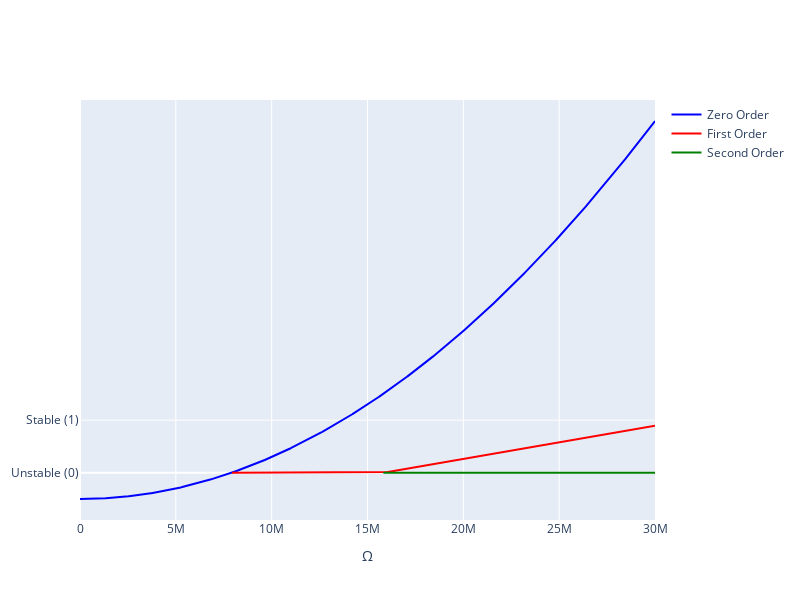

The cell this chart's notebook holds for it:
### Code cell
import numpy as np
import plotly.graph_objects as go
from scipy.linalg import eig


gammas = np.array([1e5, 1e5, 1e5, 1, 1])
Omega_values = np.linspace(0, 3e7, 1000)
ALPHA = 1
BETA = 1
TOLERANCY = np.array([0, 1e-8, -1e-9]) 

# gammas = np.array([10, 10, 10, 1, 1])
# Omega_values = np.linspace(10, 12, 2)
# ALPHA = 1
# BETA = 1
# TOLERANCY = 1e-14

omega_zero = np.sqrt(1 / 4 / ALPHA / BETA * (1 + gammas[1] / gammas[2] + gammas[3] / gammas[2]) * (gammas[3] * gammas[2] + gammas[3] * gammas[1] + gammas[1] * gammas[2]))**2
omega_first = gammas[0] / 2 * np.abs(A1_st(gammas, Omega_values,  order='first'))
omega_second = np.sqrt(gammas[1] * (gammas[4] * gammas[2] + gammas[0] * gammas[3])**2 / (16 * ALPHA * BETA * gammas[3]))

stability_zero = []
stability_first = []
stability_second = []

for Omega in Omega_values:
    zero_order = build_matrix(Omega, gammas, order='zero')
    first_order = build_matrix(Omega, gammas, order='first')
    second_order = build_matrix(Omega, gammas, order='second')
    M = [zero_order, first_order, second_order]
    stability = []
    for i in range(3):
            try:
                eigenvalues = eig(M[i])[0]
                max_real = np.max(np.real(eigenvalues))
                stability.append(max_real)
            except:
                stability.append(np.nan) 

    stability_zero.append(stability[0])
    stability_first.append(stability[1])
    stability_second.append(stability[2])

fig = go.Figure()

fig.add_trace(go.Scatter(
    x=Omega_values, y=stability_zero,
    mode='lines',
    name='Zero Order',
    line=dict(color='blue')
))

fig.add_trace(go.Scatter(
    x=Omega_values, y=stability_first,
    mode='lines',
    name='First Order',
    line=dict(color='red')
))

fig.add_trace(go.Scatter(
    x=Omega_values, y=stability_second,
    mode='lines',
    name='Second Order',
    line=dict(color='green')
))

# fig.add_vline(x=omega_zero, line_dash="dash", line_color="blue")
# fig.add_vline(x=omega_first, line_dash="dash", line_color="red")
# fig.add_vline(x=omega_second, line_dash="dash", line_color="green")

fig.update_layout(
    yaxis=dict(tickvals=[0, 1], ticktext=['Unstable (0)', 'Stable (1)']),
    xaxis_title='Ω',
    height=600,
    width=800
)

fig.show()

### Figure 1 — Plotly figure (JSON) as saved in the notebook; plotly's stock layout.template omitted (floating-point values rounded to 4 significant figures; data arrays with more than 128 entries replaced by an {"elided": "..."} marker saying what was removed)
{"data": [{"line": {"color": "blue"}, "mode": "lines", "name": "Zero Order", "type": "scatter", "x": {"elided": "1000 float values"}, "y": {"elided": "1000 float values"}}, {"line": {"color": "red"}, "mode": "lines", "name": "First Order", "type": "scatter", "x": {"elided": "1000 float values"}, "y": {"elided": "1000 float values"}}, {"line": {"color": "green"}, "mode": "lines", "name": "Second Order", "type": "scatter", "x": {"elided": "1000 float values"}, "y": {"elided": "1000 float values"}}], "layout": {"height": 600, "width": 800, "xaxis": {"title": {"text": "Ω"}}, "yaxis": {"ticktext": ["Unstable (0)", "Stable (1)"], "tickvals": [0, 1]}}}
